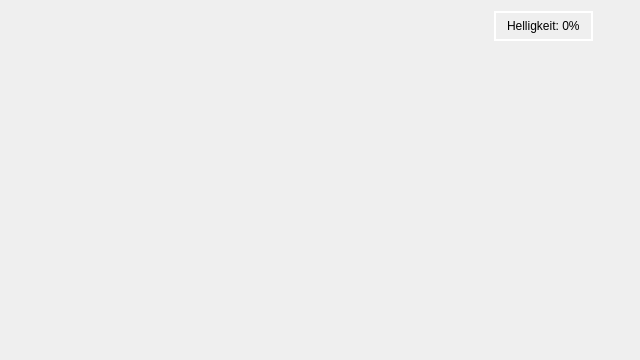
<?xml version="1.0" encoding="UTF-8"?>
<ui version="4.0">
 <class>RegionForm</class>
 <widget class="QWidget" name="RegionForm">
  <property name="geometry">
   <rect>
    <x>0</x>
    <y>0</y>
    <width>640</width>
    <height>360</height>
   </rect>
  </property>
  <property name="sizePolicy">
   <sizepolicy hsizetype="Expanding" vsizetype="Expanding">
    <horstretch>0</horstretch>
    <verstretch>0</verstretch>
   </sizepolicy>
  </property>
  <property name="windowTitle">
   <string>Form</string>
  </property>
  <layout class="QVBoxLayout" name="verticalLayout">
   <item>
    <layout class="QHBoxLayout" name="horizontalLayout_3">
     <item>
      <layout class="QVBoxLayout" name="verticalLayoutLeft">
       <item>
        <layout class="QHBoxLayout" name="horizontalLayout_2">
         <item>
          <widget class="mrw::ui::BarWidget" name="colorBarWidget" native="true">
           <property name="minimumSize">
            <size>
             <width>160</width>
             <height>32</height>
            </size>
           </property>
           <property name="maximumSize">
            <size>
             <width>16777215</width>
             <height>32</height>
            </size>
           </property>
          </widget>
         </item>
         <item>
          <widget class="mrw::ui::CircleLiveWidget" name="rotateIndicatorWidget" native="true">
           <property name="minimumSize">
            <size>
             <width>30</width>
             <height>30</height>
            </size>
           </property>
           <property name="maximumSize">
            <size>
             <width>32</width>
             <height>32</height>
            </size>
           </property>
          </widget>
         </item>
        </layout>
       </item>
       <item>
        <widget class="QWidget" name="fillWidget" native="true"/>
       </item>
      </layout>
     </item>
     <item>
      <layout class="QVBoxLayout" name="verticalLayoutCenter">
       <item>
        <widget class="mrw::ui::ClockWidget" name="clockDateWidget" native="true">
         <property name="sizePolicy">
          <sizepolicy hsizetype="Preferred" vsizetype="Maximum">
           <horstretch>0</horstretch>
           <verstretch>0</verstretch>
          </sizepolicy>
         </property>
         <property name="minimumSize">
          <size>
           <width>200</width>
           <height>30</height>
          </size>
         </property>
         <property name="maximumSize">
          <size>
           <width>16777215</width>
           <height>50</height>
          </size>
         </property>
        </widget>
       </item>
       <item>
        <widget class="mrw::ui::StationWidget" name="stationWidget" native="true">
         <property name="sizePolicy">
          <sizepolicy hsizetype="Preferred" vsizetype="Maximum">
           <horstretch>0</horstretch>
           <verstretch>0</verstretch>
          </sizepolicy>
         </property>
         <property name="minimumSize">
          <size>
           <width>200</width>
           <height>30</height>
          </size>
         </property>
         <property name="maximumSize">
          <size>
           <width>16777215</width>
           <height>50</height>
          </size>
         </property>
        </widget>
       </item>
      </layout>
     </item>
     <item>
      <layout class="QVBoxLayout" name="verticalLayoutRight">
       <item>
        <layout class="QHBoxLayout" name="horizontalLayout">
         <item>
          <spacer name="horizontalTopSpacer">
           <property name="orientation">
            <enum>Qt::Horizontal</enum>
           </property>
           <property name="sizeHint" stdset="0">
            <size>
             <width>40</width>
             <height>20</height>
            </size>
           </property>
          </spacer>
         </item>
         <item>
          <widget class="QProgressBar" name="brightnessBar">
           <property name="maximumSize">
            <size>
             <width>300</width>
             <height>36</height>
            </size>
           </property>
           <property name="styleSheet">
            <string notr="true">QProgressBar
{
background-color: transparent;
border: 2px solid white;
border-radius: 0;
text-align: center;
padding: 2px;
}

QProgressBar::chunk
{
background-color: white;
}</string>
           </property>
           <property name="maximum">
            <number>255</number>
           </property>
           <property name="value">
            <number>0</number>
           </property>
           <property name="format">
            <string>Helligkeit: %p%</string>
           </property>
          </widget>
         </item>
         <item>
          <widget class="mrw::ui::OpModeWidget" name="opModeWidget" native="true">
           <property name="minimumSize">
            <size>
             <width>30</width>
             <height>30</height>
            </size>
           </property>
           <property name="maximumSize">
            <size>
             <width>36</width>
             <height>36</height>
            </size>
           </property>
          </widget>
         </item>
        </layout>
       </item>
       <item>
        <widget class="QWidget" name="widget" native="true"/>
       </item>
      </layout>
     </item>
    </layout>
   </item>
   <item>
    <widget class="QWidget" name="controlWidget" native="true">
     <property name="sizePolicy">
      <sizepolicy hsizetype="Expanding" vsizetype="Expanding">
       <horstretch>0</horstretch>
       <verstretch>0</verstretch>
      </sizepolicy>
     </property>
     <property name="minimumSize">
      <size>
       <width>600</width>
       <height>200</height>
      </size>
     </property>
    </widget>
   </item>
   <item>
    <spacer name="verticalSpacer">
     <property name="orientation">
      <enum>Qt::Vertical</enum>
     </property>
     <property name="sizeHint" stdset="0">
      <size>
       <width>617</width>
       <height>175</height>
      </size>
     </property>
    </spacer>
   </item>
  </layout>
 </widget>
 <customwidgets>
  <customwidget>
   <class>mrw::ui::BarWidget</class>
   <extends>QWidget</extends>
   <header location="global">ui/barwidget.h</header>
   <container>1</container>
  </customwidget>
  <customwidget>
   <class>mrw::ui::StationWidget</class>
   <extends>QWidget</extends>
   <header location="global">ui/stationwidget.h</header>
   <container>1</container>
  </customwidget>
  <customwidget>
   <class>mrw::ui::ClockWidget</class>
   <extends>QWidget</extends>
   <header location="global">ui/clockwidget.h</header>
   <container>1</container>
  </customwidget>
  <customwidget>
   <class>mrw::ui::CircleLiveWidget</class>
   <extends>QWidget</extends>
   <header location="global">ui/circlelivewidget.h</header>
   <container>1</container>
  </customwidget>
  <customwidget>
   <class>mrw::ui::OpModeWidget</class>
   <extends>QWidget</extends>
   <header location="global">ui/opmodewidget.h</header>
   <container>1</container>
  </customwidget>
 </customwidgets>
 <resources/>
 <connections/>
</ui>
